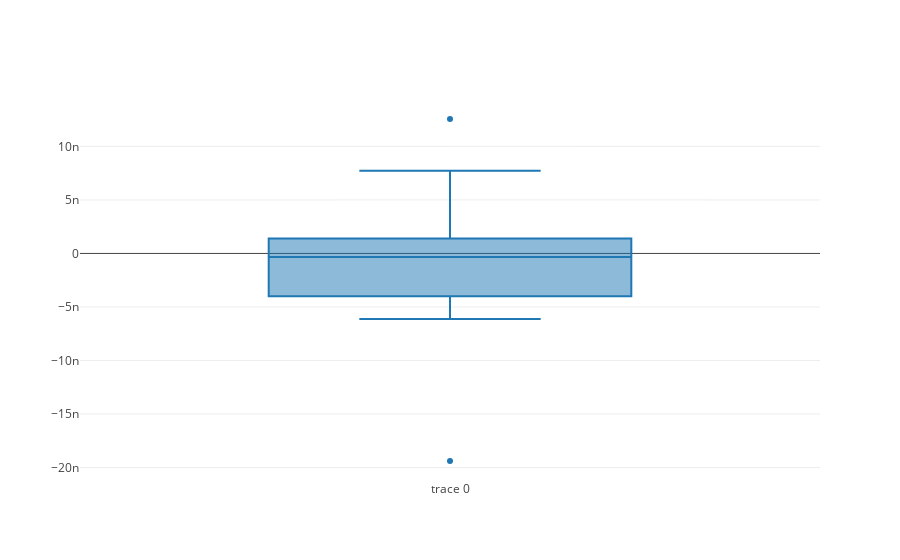

Notebook code cell kept with this figure:
### Markdown cell above
## BOX PLOT FOR REGRESSION ##

### Code cell
trace1 = go.Box(
    y = (reg.predict(X_test) - Y_test)
)
data = [trace1]
plot.iplot(data)

### Figure 1 — Plotly figure (JSON) as saved in the notebook; plotly's stock layout.template omitted (floating-point values rounded to 4 significant figures)
{"data": [{"type": "box", "y": [3.711e-10, 1.256e-08, -1.939e-08, -4.029e-09, 7.721e-09, -5.428e-09, 3.979e-09, -5.205e-09, 7.24e-10, 9.315e-11, 4.329e-09, -3.02e-09, -3.368e-10, 1.629e-09, -3.938e-09, -6.131e-09, -8.664e-10, -3.805e-09, 2.734e-10]}], "layout": {}}
